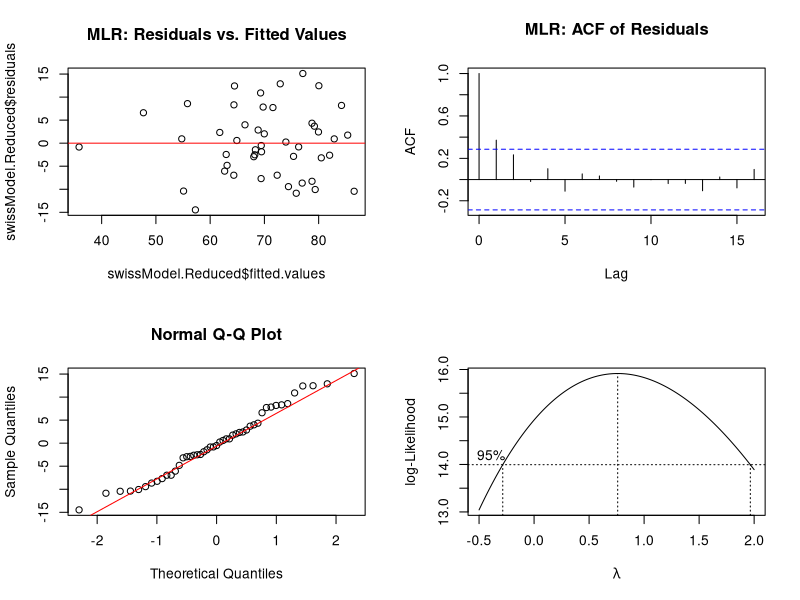

Write R code to recreate this figure.
## ---- chunk 1
# load the data
#?swiss

attach(swiss)
## ---- chunk 2
swissModel.Full <-lm(Fertility~Education + Catholic + Infant.Mortality + Agriculture + Examination) # I put agriculture and examination on the end
swissModel.Full # view the full model coefficients

swissModel.Reduced <-lm(Fertility ~ Education + Catholic + Infant.Mortality)
swissModel.Reduced # view the reduced coefficients
## ---- chunk 3

# run the anova for the reduced model vs full model
anova(swissModel.Reduced,swissModel.Full)

## ---- chunk 4
print(paste("Test Statistic: ",qf(0.95,2,43)))
## ---- chunk 5

par(mfrow=c(2,2)) # 2 rows, 2 columns - there will be three panes to look through

# Residual plot
plot(swissModel.Reduced$fitted.values,swissModel.Reduced$residuals, main="MLR: Residuals vs. Fitted Values")
abline(h=0,col="red")

# ACF Plot
acf(swissModel.Reduced$residuals, main="MLR: ACF of Residuals")

# QQ Plot of Residuals
qqnorm(swissModel.Reduced$residuals)
qqline(swissModel.Reduced$residuals, col="red")

## BoxCox
library(MASS)
boxcox(swissModel.Reduced, lambda = seq(-0.5, 2, 0.01))
